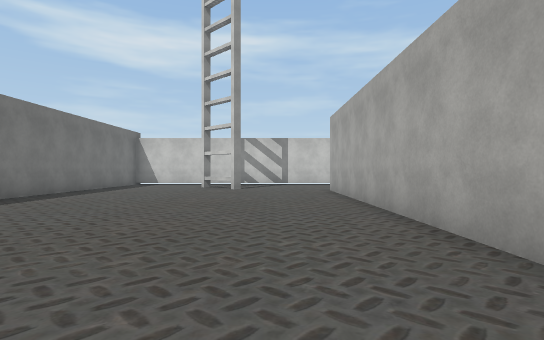
[1] (above)

24 first-person views from a walk through a Unity game level. The camera is 1.4 m above the floor, looks level and sees 80° across. The floor is counted in squares, 2 m on a side. Each view is taken from the middle of a square. On the plan, view 1 faces up. The plan holds only what a view shows up to about 10 squares ahead; the rest is blank. The place goes on beyond the plan. The player character is not drawn. Some surface patterns are stand-ins.

[2]
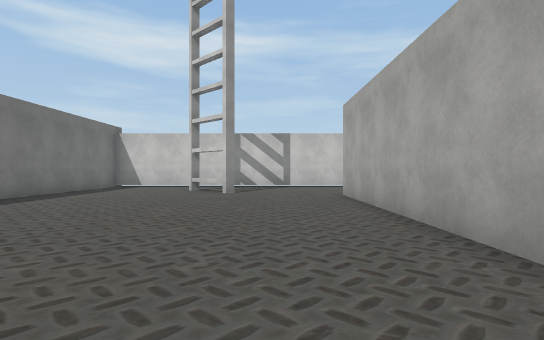

[3]
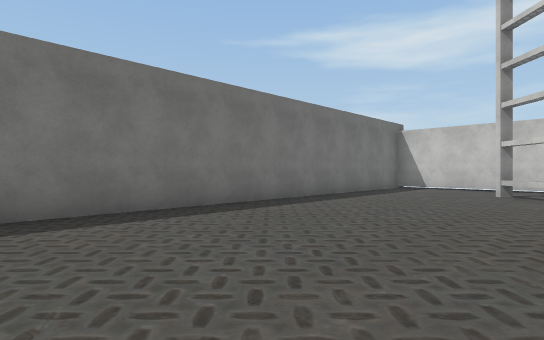

[4]
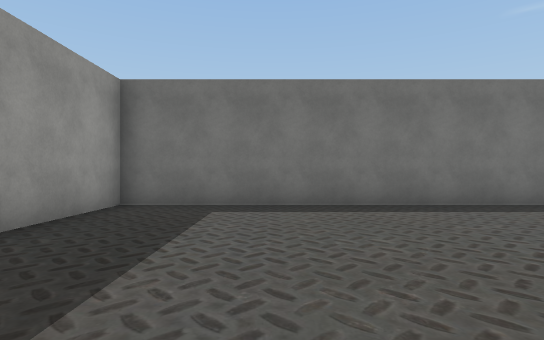

[5]
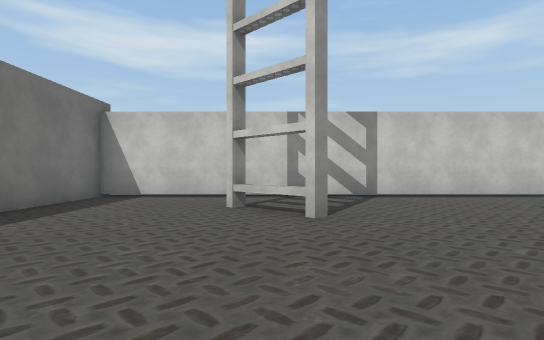

[6]
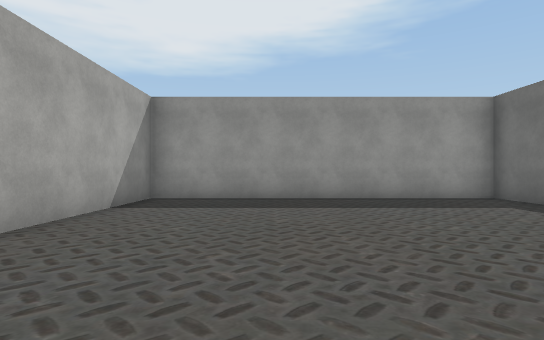

[7]
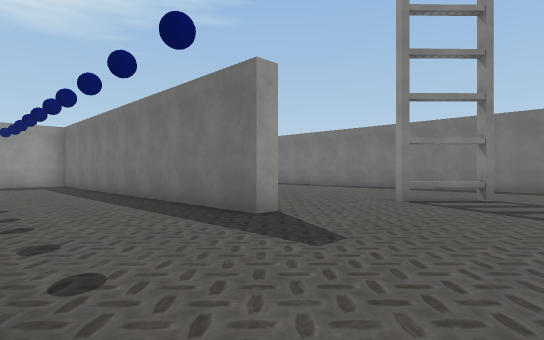

[8]
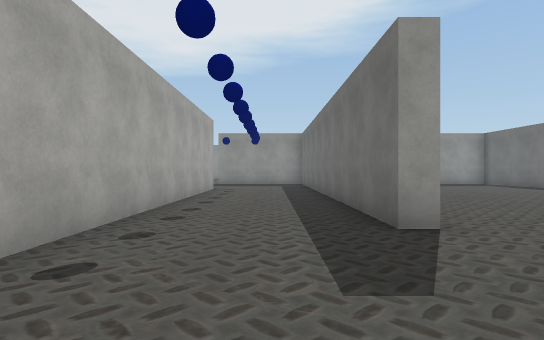

[9]
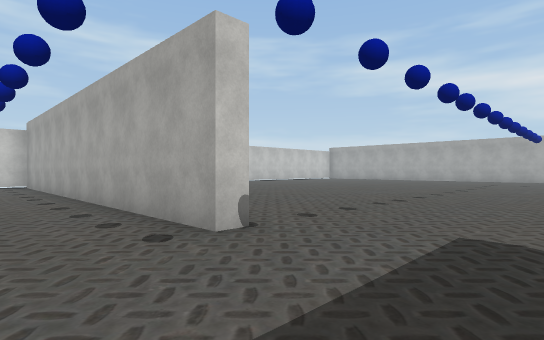

[10]
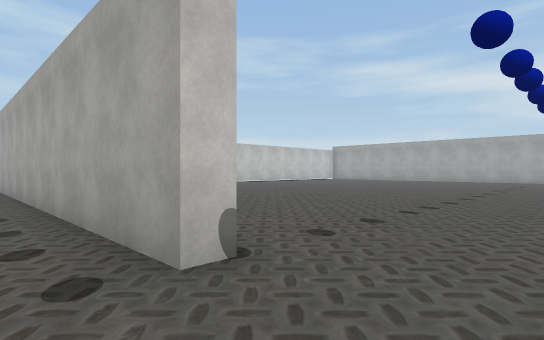

[11]
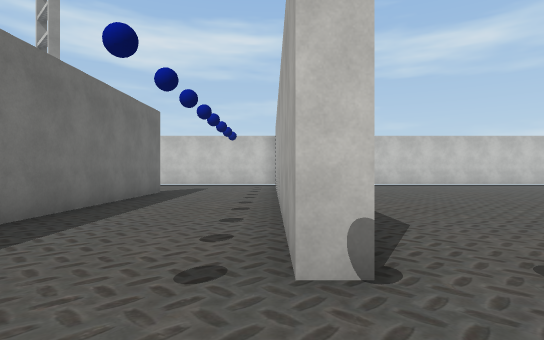

[12]
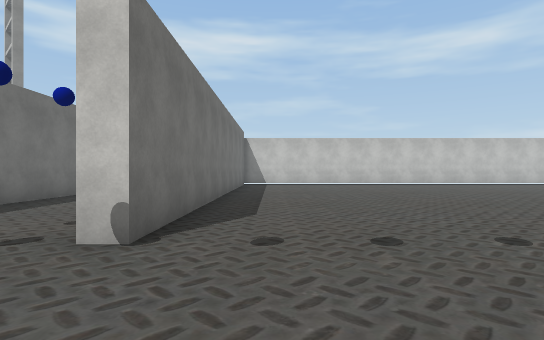

[13]
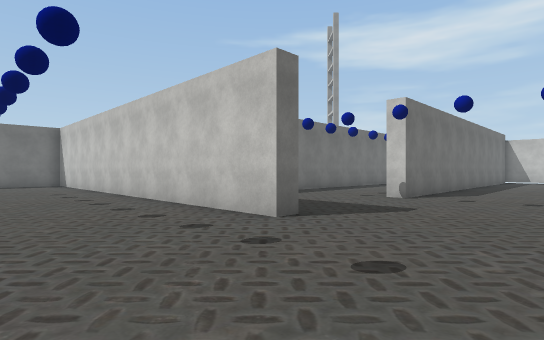

[14]
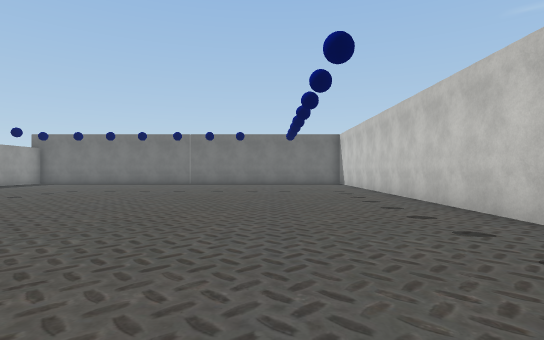

[15]
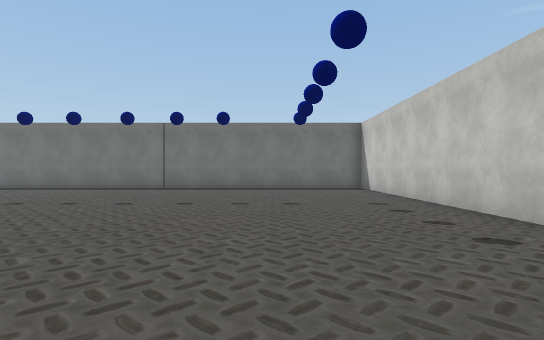

[16]
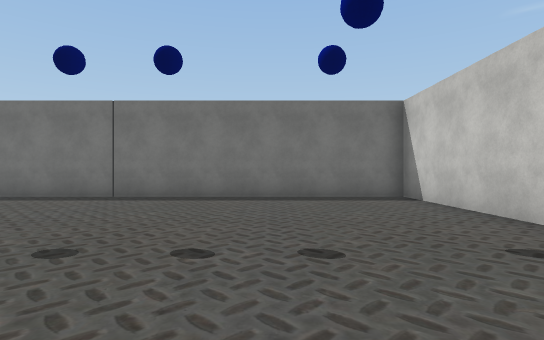

[17]
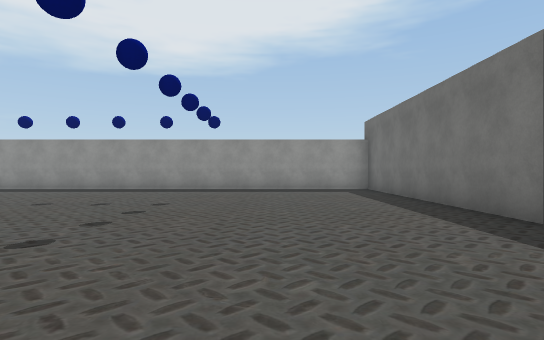

[18]
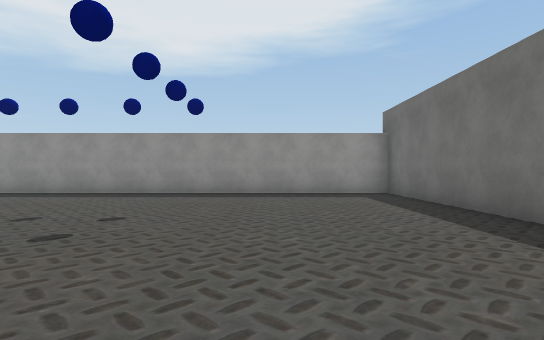

[19]
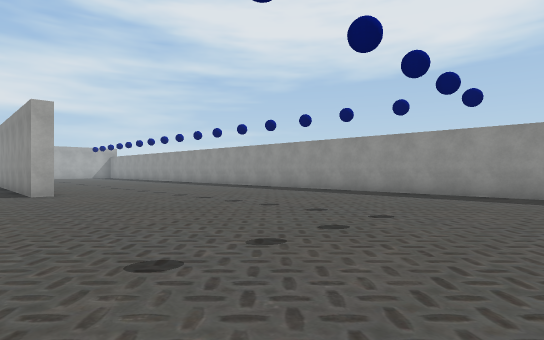

[20]
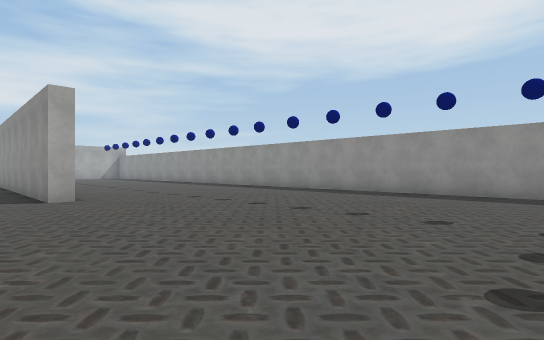

[21]
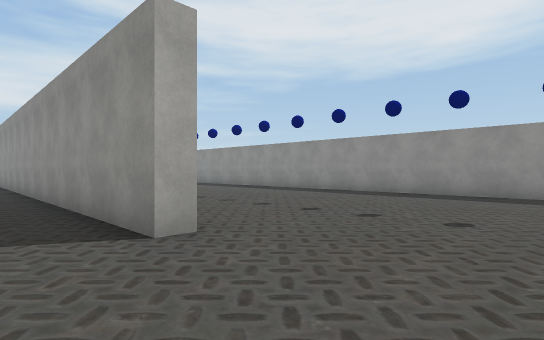

[22]
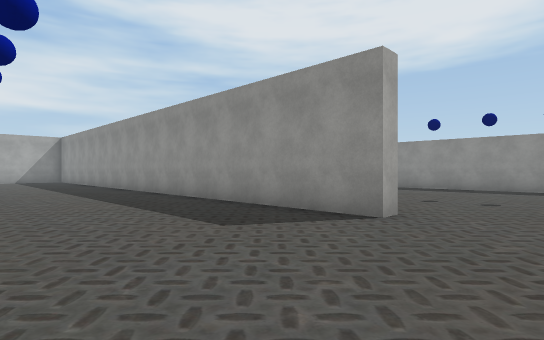

[23]
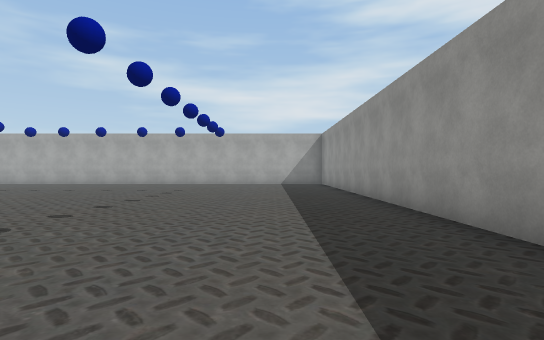

[24]
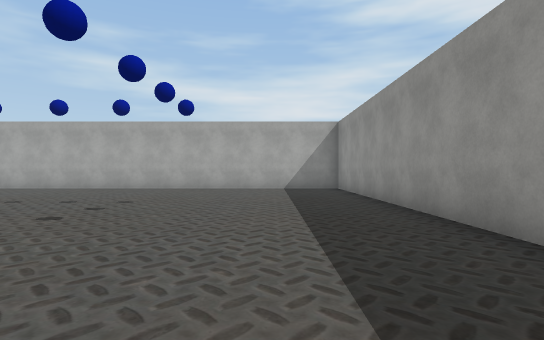

### Floor plan
Key: @ floor where view 1 was taken; # wall or solid block; . floor; = window, fence, low wall or low ledge.
Columns run from 7 left of view 1 to 24 right of it. Each row starts with its distance up from view 1.
 16 #############
 15 #.............
 14 #.............#
 13 #....=........#
 12 #....=........#
 11 #........#....# ......
 10 #........#....#........
  9 #........#....#........
  8 #........#....#........
  7 #........#....#.......
  6 #........#....#.......
  5 #........#....#........
  4 #........#....#.........
  3 #........# ..............
  2 #........# ..............
  1 #........# ................. ...
  0 #......@.# .......      ........
 -1 ##############....     .........
 -2 #.................   ...........
 -3 #.................  ............
 -4 #................. .............
 -5 #...............................
 -6 #...............................
 -7 #...............................
 -8 #...............................
 -9 #..............#################
-10 #.................
-11 #..................
-12 #...................
-13 #...................
-14 #..................
-15 #.................
-16 #................
-17 ################

Where each view was taken, in squares from view 1:
view 1: 0 up, 0 right, facing up
view 2: 2 up, 0 right, facing up
view 3: 3 up, 1 left, facing up-left
view 4: 2 up, 0 right, facing left
view 5: 7 up, 2 left, facing up
view 6: 7 up, 1 left, facing down
view 7: 15 up, 6 right, facing down-left
view 8: 15 up, 4 right, facing down
view 9: 0 up, 4 right, facing up-right
view 10: 1 up, 5 right, facing up-right
view 11: 1 up, 6 right, facing up
view 12: 0 up, 8 right, facing up
view 13: 5 down, 10 right, facing up-left
view 14: 5 down, 10 right, facing left
view 15: 5 down, 6 right, facing left
view 16: 5 down, 2 right, facing left
view 17: 5 down, 3 left, facing down
view 18: 7 down, 3 left, facing down
view 19: 7 down, 3 left, facing down-right
view 20: 7 down, 1 left, facing down-right
view 21: 7 down, 4 right, facing down-right
view 22: 4 down, 5 right, facing down-right
view 23: 6 down, 10 right, facing right
view 24: 6 down, 14 right, facing right
